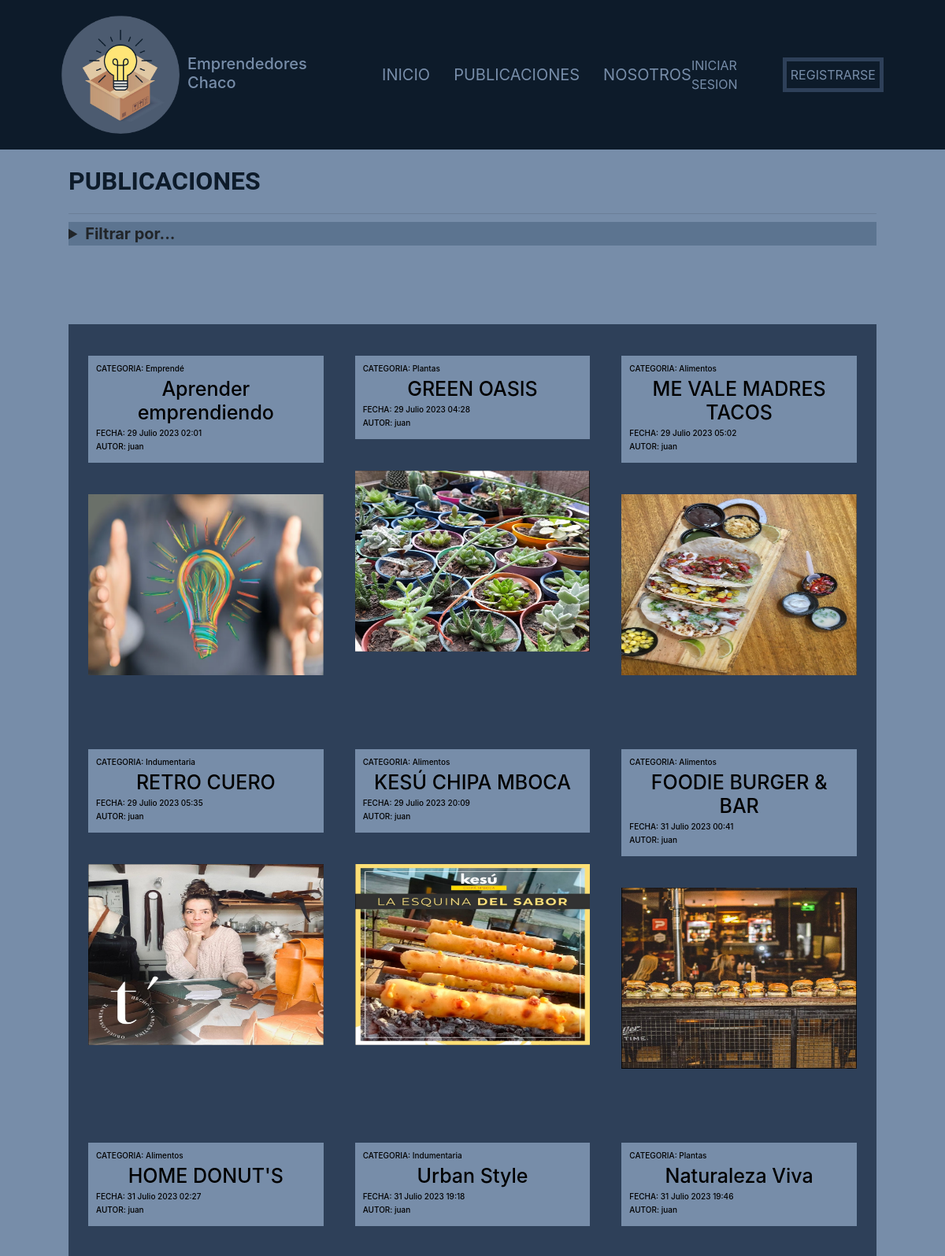
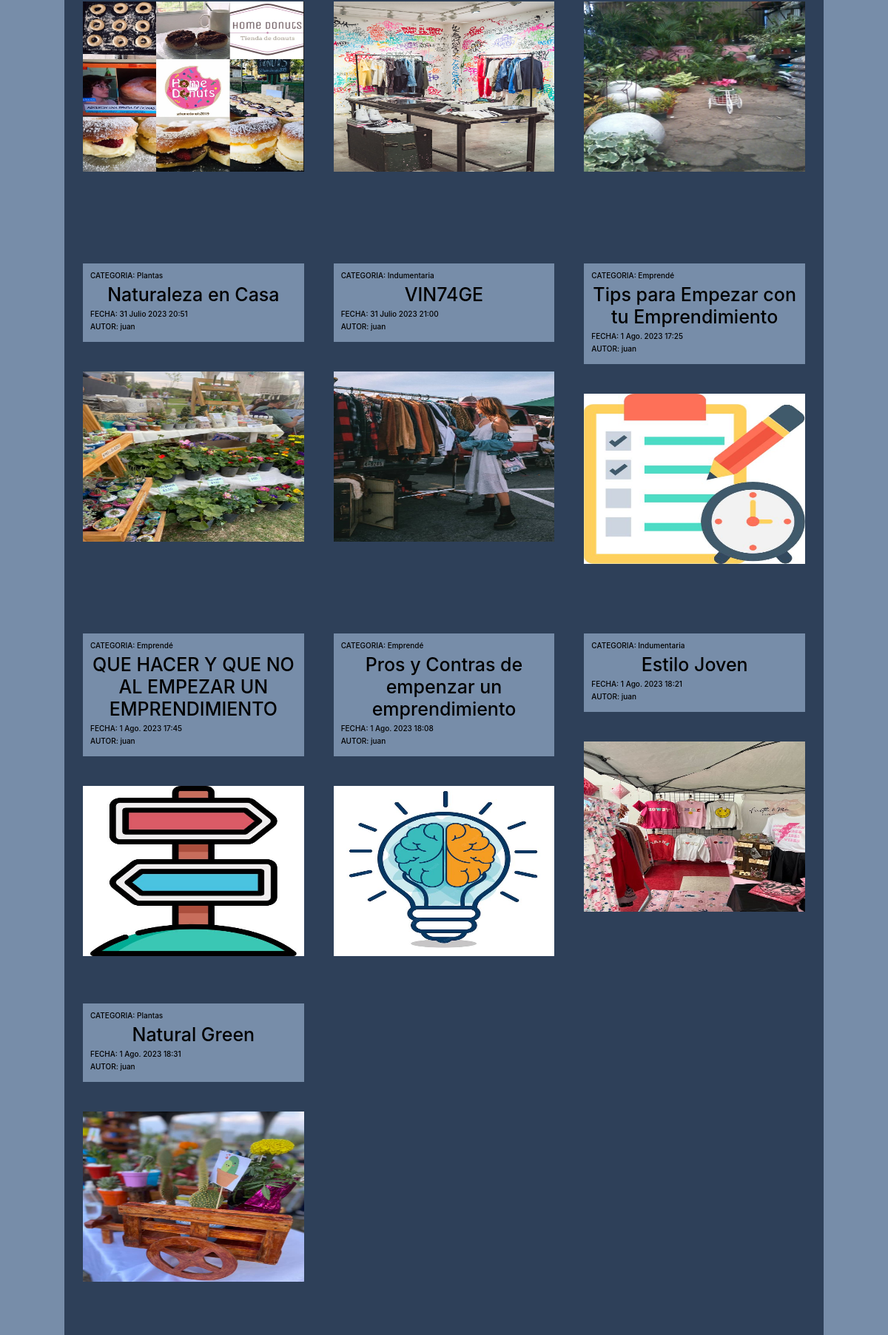
The app's page /publicaciones/Listar (upper part) with its own data (2 pictures, top to bottom).
### apps/publicaciones/models.py (models this page shows, shortened)
class Publicacion(models.Model):
    creado = models.DateTimeField('creado', auto_now_add=True)
    modificado = models.DateTimeField('modificado', auto_now=True)
    titulo = models.CharField(max_length = 250)
    contenido = models.TextField()
    autor = models.ForeignKey(User, on_delete = models.CASCADE)
    imagen = models.ImageField(upload_to = 'publicaciones')
    categoria = models.ForeignKey(Categoria, on_delete = models.CASCADE)

class Categoria(models.Model):
    nombre = models.CharField(max_length=80)
    def __str__(self):
        return self.nombre

### apps/publicaciones/views.py (the view, shortened to what this page needs)
# urls.py: path('Listar', views.ListarPublicacionesFunc, name='listar_publicaciones'),
def ListarPublicacionesFunc(request):
    ctx = {}
    categorias = Categoria.objects.all()
    filtro = request.GET.get('fl',None)
    orden = request.GET.get('orden',None)
    if filtro:
        if filtro == 'todas':
            todas_publicaciones = Publicacion.objects.all()
        else:
            cat_filtro = Categoria.objects.filter(nombre = filtro)
            if cat_filtro:
                todas_publicaciones = Publicacion.objects.filter(categoria = cat_filtro[0])
            else:
                todas_publicaciones = []
                ctx['error'] = "LA CATEGORIA INGRESADA NO EXISTE"
    else:
        todas_publicaciones = Publicacion.objects.all()
    ctx['object_list'] = todas_publicaciones
    ctx['categorias'] = categorias
    return render(request, 'publicaciones/listar.html', ctx)

### templates/publicaciones/listar.html (shortened to what this page needs)
{% extends 'base.html' %}
{% block contenido %}
<div class="contenedor">
    <h1 class="publicaciones-titulo">PUBLICACIONES</h1>
    <hr>
    <details style="background-color: #5C7490;">
        <summary style="font-size: 20px;font-weight: bold;">Filtrar por...</summary>
    </details>
</div>
<div class="publicaciones contenedor">
    <div class="row">
        {% if error %}
        <div class="alert alert-danger">
            <h1 style="color: red; font-size: 50px;">¡¡{{error}}!!</h1>
        </div>
        {% else %}
        {% for p in object_list %}
        <div class="publicacion col-md-4 col-sm-6">
            <a class="interact" href="{% url 'publicaciones:detalle_publicacion' p.pk %}">
                <div class="publicacion__info">
                    <h6>CATEGORIA: {{p.categoria}}</h6>
                    <h2 style="text-indent: bold; font-size: 25px;"> {{p.titulo}}</h2>
                    <h6>FECHA: {{p.creado}}</h6>
                    <h6>AUTOR: {{p.autor}}</h6>
                </div>
                <img src="{{p.imagen.url}}">
            </a>
        </div>
        {% endfor %}
        {% endif %}
    </div>
</div>
{% endblock contenido %}

### static/css/main.css (style rules this page uses)
.interact { color: black; }
body { font-family: 'Roboto', sans-serif; }
h1 { font-family: 'Roboto', sans-serif; }

### static/css/buttons.css (style rules this page uses)
a, a:link, a:visited, a:active { text-decoration: none; }

### static/css/style.css (style rules this page uses)
:root { --color_principal: #0D1B2A; --color_secundario: #778DA9; --fondo: #2E4059; --blanco: #E0E1DD; }
html { box-sizing: border-box; font-size: 62.5%; }
*, *:before, *:after { box-sizing: inherit; }
body { background-color: var(--color_secundario); font-size: 1.6rem; line-height: 1.5; padding: 0; margin: 0; }
a, a:link, a:visited, a:active { text-decoration:none; }
.contenedor { width: min(90%, 120rem); margin: 0 auto; }
.publicaciones { margin: 10rem auto; background-color: var(--fondo); padding: 2rem; }
.publicaciones-titulo { color: var(--color_principal); font-weight: bold; }
.publicacion { height: 50rem; padding: 2rem; }
.publicacion__info { height: fit-content; margin-bottom: 3rem; padding: 1rem; background-color: var(--color_secundario); }
.publicacion__info h2 { text-align: center; }
.publicacion img { width: 100%; margin: 1rem auto ; height: 50%; }

### records on screen
Publicacion: categoria "Emprendé", titulo "Aprender emprendiendo", creado "29 Julio 2023 02:01", autor "juan", imagen (picture)
Publicacion: categoria "Plantas", titulo "GREEN OASIS", creado "29 Julio 2023 04:28", autor "juan", imagen (picture)
Publicacion: categoria "Alimentos", titulo "ME VALE MADRES TACOS", creado "29 Julio 2023 05:02", autor "juan", imagen (picture)
Publicacion: categoria "Indumentaria", titulo "RETRO CUERO", creado "29 Julio 2023 05:35", autor "juan", imagen (picture)
Publicacion: categoria "Alimentos", titulo "KESÚ CHIPA MBOCA", creado "29 Julio 2023 20:09", autor "juan", imagen (picture)
Publicacion: categoria "Alimentos", titulo "FOODIE BURGER & BAR", creado "31 Julio 2023 00:41", autor "juan", imagen (picture)
Publicacion: categoria "Alimentos", titulo "HOME DONUT'S", creado "31 Julio 2023 02:27", autor "juan", imagen (picture)
Publicacion: categoria "Indumentaria", titulo "Urban Style", creado "31 Julio 2023 19:18", autor "juan", imagen (picture)
Publicacion: categoria "Plantas", titulo "Naturaleza Viva", creado "31 Julio 2023 19:46", autor "juan", imagen (picture)
Publicacion: categoria "Plantas", titulo "Naturaleza en Casa", creado "31 Julio 2023 20:51", autor "juan", imagen (picture)
Publicacion: categoria "Indumentaria", titulo "VIN74GE", creado "31 Julio 2023 21:00", autor "juan", imagen (picture)
Publicacion: categoria "Emprendé", titulo "Tips para Empezar con tu Emprendimiento", creado "1 Ago. 2023 17:25", autor "juan", imagen (picture)
Publicacion: categoria "Emprendé", titulo "QUE HACER Y QUE NO AL EMPEZAR UN EMPRENDIMIENTO", creado "1 Ago. 2023 17:45", autor "juan", imagen (picture)
Publicacion: categoria "Emprendé", titulo "Pros y Contras de empenzar un emprendimiento", creado "1 Ago. 2023 18:08", autor "juan", imagen (picture)
Publicacion: categoria "Indumentaria", titulo "Estilo Joven", creado "1 Ago. 2023 18:21", autor "juan", imagen (picture)
Publicacion: categoria "Plantas", titulo "Natural Green", creado "1 Ago. 2023 18:31", autor "juan", imagen (picture)
